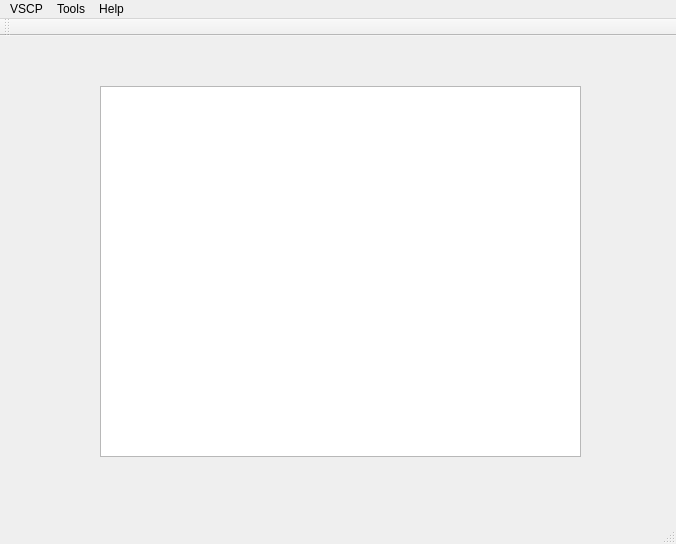
<?xml version="1.0" encoding="UTF-8"?>
<ui version="4.0">
 <class>MainWindow</class>
 <widget class="QMainWindow" name="MainWindow">
  <property name="geometry">
   <rect>
    <x>0</x>
    <y>0</y>
    <width>676</width>
    <height>544</height>
   </rect>
  </property>
  <property name="windowTitle">
   <string>MainWindow</string>
  </property>
  <widget class="QWidget" name="centralWidget">
   <widget class="QGraphicsView" name="graphicsView">
    <property name="geometry">
     <rect>
      <x>100</x>
      <y>50</y>
      <width>481</width>
      <height>371</height>
     </rect>
    </property>
   </widget>
  </widget>
  <widget class="QMenuBar" name="menuBar">
   <property name="geometry">
    <rect>
     <x>0</x>
     <y>0</y>
     <width>676</width>
     <height>26</height>
    </rect>
   </property>
   <widget class="QMenu" name="menuVSCP">
    <property name="title">
     <string>VSCP</string>
    </property>
    <addaction name="actionClient_Window"/>
    <addaction name="actionDevice_Configuration_Window"/>
    <addaction name="actionMDF_Editor"/>
    <addaction name="separator"/>
    <addaction name="actionDecision_Matrix_Editor_daemon"/>
    <addaction name="actionVariable_Editor"/>
    <addaction name="separator"/>
    <addaction name="actionScan_for_devices"/>
    <addaction name="actionBoot_loader_wizard"/>
    <addaction name="separator"/>
    <addaction name="actionSimple_UI_Designer"/>
    <addaction name="actionMerlin_Interface_Designer"/>
   </widget>
   <widget class="QMenu" name="menuTools">
    <property name="title">
     <string>Tools</string>
    </property>
    <addaction name="actionConfiguration"/>
    <addaction name="actionMDF_Editor_2"/>
   </widget>
   <widget class="QMenu" name="menuHelp">
    <property name="title">
     <string>Help</string>
    </property>
    <addaction name="actionVSCP_Works_Help"/>
    <addaction name="actionFrquently_Asked_Questions"/>
    <addaction name="actionKeyboard_Shortcuts"/>
    <addaction name="actionThanks"/>
    <addaction name="actionCredits"/>
    <addaction name="actionGoto_VSCP_Site"/>
    <addaction name="actionAbout"/>
   </widget>
   <addaction name="menuVSCP"/>
   <addaction name="menuTools"/>
   <addaction name="menuHelp"/>
  </widget>
  <widget class="QToolBar" name="mainToolBar">
   <attribute name="toolBarArea">
    <enum>TopToolBarArea</enum>
   </attribute>
   <attribute name="toolBarBreak">
    <bool>false</bool>
   </attribute>
  </widget>
  <widget class="QStatusBar" name="statusBar"/>
  <action name="actionClient_Window">
   <property name="text">
    <string>Client Window...</string>
   </property>
  </action>
  <action name="actionDevice_Configuration_Window">
   <property name="text">
    <string>Device Configuration Window</string>
   </property>
  </action>
  <action name="actionMDF_Editor">
   <property name="text">
    <string>MDF Editor</string>
   </property>
  </action>
  <action name="actionDecision_Matrix_Editor_daemon">
   <property name="text">
    <string>Decision Matrix Editor (daemon)...</string>
   </property>
  </action>
  <action name="actionVariable_Editor">
   <property name="text">
    <string>Variable Editor....</string>
   </property>
  </action>
  <action name="actionScan_for_devices">
   <property name="text">
    <string>Scan for devices...</string>
   </property>
  </action>
  <action name="actionBoot_loader_wizard">
   <property name="text">
    <string>Boot loader wizard...</string>
   </property>
  </action>
  <action name="actionSimple_UI_Designer">
   <property name="text">
    <string>Simple UI Designer...</string>
   </property>
  </action>
  <action name="actionMerlin_Interface_Designer">
   <property name="text">
    <string>Merlin Interface Designer...</string>
   </property>
  </action>
  <action name="actionAbout">
   <property name="text">
    <string>About</string>
   </property>
  </action>
  <action name="actionConfiguration">
   <property name="text">
    <string>Configuration...</string>
   </property>
  </action>
  <action name="actionMDF_Editor_2">
   <property name="text">
    <string>MDF Editor...</string>
   </property>
  </action>
  <action name="actionVSCP_Works_Help">
   <property name="text">
    <string>VSCP Works Help</string>
   </property>
  </action>
  <action name="actionFrquently_Asked_Questions">
   <property name="text">
    <string>Frquently Asked Questions</string>
   </property>
  </action>
  <action name="actionKeyboard_Shortcuts">
   <property name="text">
    <string>Keyboard Shortcuts</string>
   </property>
  </action>
  <action name="actionThanks">
   <property name="text">
    <string>Thanks...</string>
   </property>
  </action>
  <action name="actionCredits">
   <property name="text">
    <string>Credits...</string>
   </property>
  </action>
  <action name="actionGoto_VSCP_Site">
   <property name="text">
    <string>Goto VSCP Site</string>
   </property>
  </action>
 </widget>
 <layoutdefault spacing="6" margin="11"/>
 <resources/>
 <connections/>
</ui>
